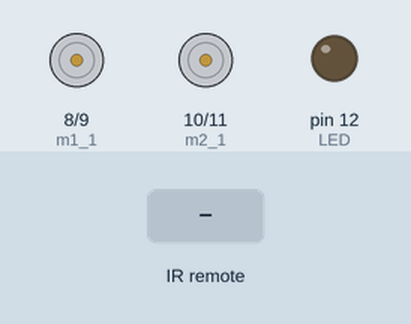
Simulated run of this sketch. Board: Arduino Uno, built with avr-gcc and run on an emulated ATmega328P. Parts: motor-driver pin pairs drawn as motors (green arrow = first pin HIGH = forward, orange = second pin HIGH = backward, longer = more drive, scaled by the enable pin), output pins drawn as LEDs (lit = HIGH). The inputs (shaded band) are chosen by the test bench.

Above: at 1.2 s.
1.3 s: infrared code 0xFF38C7 received
At 2.1 s:
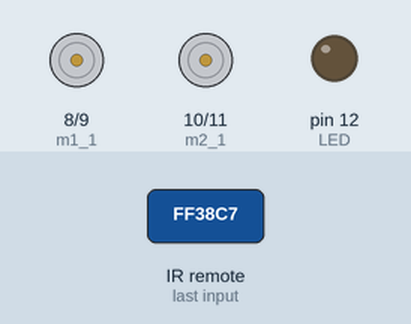
2.9 s: infrared code 0xFF18E7 received
At 3.3 s:
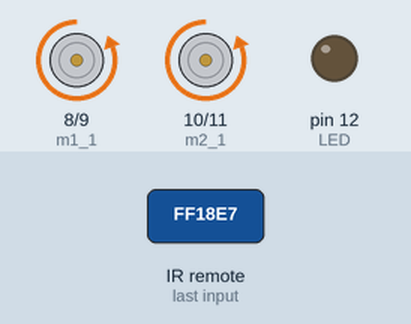
4.5 s: infrared code 0xFF4AB5 received
At 5.7 s:
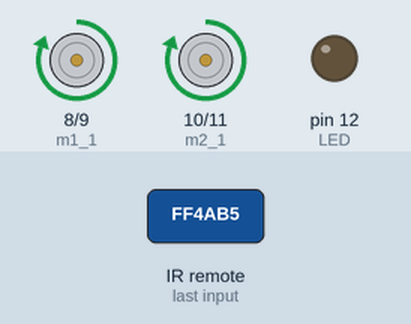
6.1 s: infrared code 0xFF5AA5 received
At 6.9 s:
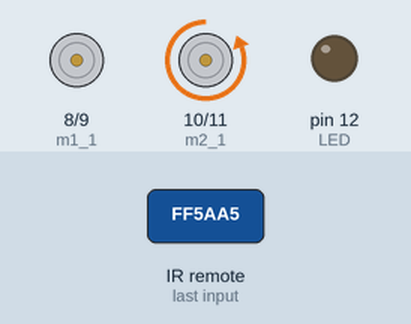
7.7 s: infrared code 0xFF10EF received
At 8.1 s:
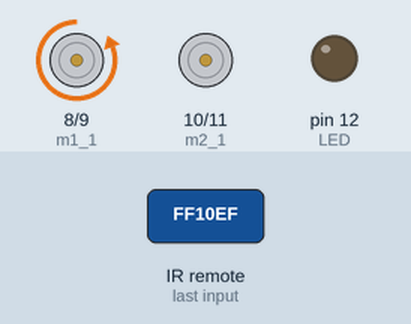
9.3 s: infrared code 0xFF38C7 received
At 10.5 s:
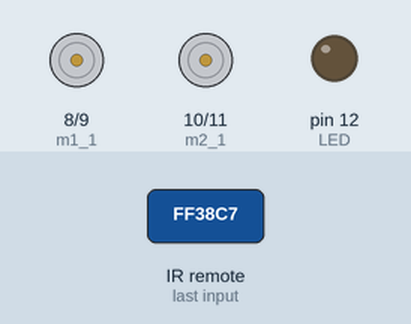
Timing chart, 0 to 11.9 s (numbered marks = the images above; inputs shaded):
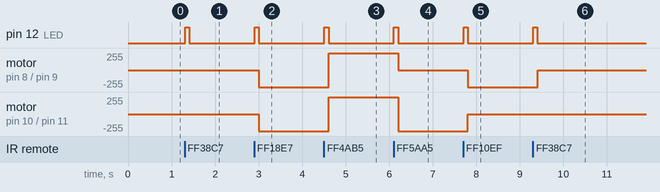

Measured:
- after the input at 1.3 s, pin 12 (LED): LOW → HIGH at once, → LOW 0.10 s later
- after the input at 2.9 s, pin 12 (LED): LOW → HIGH at once, → LOW 0.10 s later; motor on pin 8 (m1_1) / pin 9 (m1_2), motor on pin 10 (m2_1) / pin 11 (m2_2): stopped → backward 255/255 after 0.11 s
- after the input at 4.5 s, pin 12 (LED): LOW → HIGH at once, → LOW 0.10 s later; motor on pin 8 (m1_1) / pin 9 (m1_2), motor on pin 10 (m2_1) / pin 11 (m2_2): backward 255/255 → forward 255/255 after 0.11 s
- after the input at 6.1 s, pin 12 (LED): LOW → HIGH at once, → LOW 0.10 s later; motor on pin 8 (m1_1) / pin 9 (m1_2): forward 255/255 → stopped after 0.11 s; motor on pin 10 (m2_1) / pin 11 (m2_2): forward 255/255 → backward 255/255 after 0.11 s
- after the input at 7.7 s, pin 12 (LED): LOW → HIGH at once, → LOW 0.10 s later; motor on pin 8 (m1_1) / pin 9 (m1_2): stopped → backward 255/255 after 0.11 s; motor on pin 10 (m2_1) / pin 11 (m2_2): backward 255/255 → stopped after 0.11 s
- after the input at 9.3 s, pin 12 (LED): LOW → HIGH at once, → LOW 0.10 s later; motor on pin 8 (m1_1) / pin 9 (m1_2): backward 255/255 → stopped after 0.11 s

The sketch:

sketch_mar17c.ino
```cpp
#include <IRremoteInt.h>
#include <IRremote.h>

//Motor 1 Right
const int m1_pwm = 2;
const int m1_1 = 8;
const int m1_2 = 9;

//Motor 2 Left
const int m2_pwm = 3;
const int m2_1 = 10;
const int m2_2 = 11;

//IR
int LED = 12;

//IR
int RECV_PIN = 13;
IRrecv irrecv(RECV_PIN);
decode_results results;
long ir_value = 16726215;
//up => 16718055
//down => 16730805
//right => 16734885
//left => 16716015
//stop => 16726215

void setup()
{
    pinMode(LED,OUTPUT);

    pinMode(m1_pwm,OUTPUT);
    pinMode(m1_1,OUTPUT);
    pinMode(m1_2,OUTPUT);
    analogWrite(m1_pwm,255);

    pinMode(m2_pwm,OUTPUT);
    pinMode(m2_1,OUTPUT);
    pinMode(m2_2,OUTPUT);
    analogWrite(m2_pwm,255);

    //start the serial output
    //Serial.begin(9600);

    // Start the receiver
    irrecv.enableIRIn();
}
void loop()
{
  if (irrecv.decode(&results)) {
    digitalWrite(LED,HIGH);
    delay(100);
    digitalWrite(LED,LOW);

    ir_value = results.value;
//    Serial.print("ir_value ");
//    Serial.println(ir_value);

    //press up
    if (ir_value == 16718055) {
//      Serial.println("up");
      goForward();
    } else if (ir_value == 16730805) {
      //press down
//      Serial.println("down");
      goBackward();
    } else if (ir_value == 16734885) {
      //press right
//      Serial.println("right");
      goRight();
    } else if (ir_value == 16716015) {
      //press left
//      Serial.println("left");
      goLeft();
    } else if (ir_value == 16726215) {
      //press stop
//      Serial.println("stop");
      stopBoth();
    } else {
      //press any other button
    }

    delay(100);
    //Serial.println(results.value, HEX);
    irrecv.resume(); // Receive the next value
  } else {
    delay(10);
  }
}


void goForward(){
  digitalWrite(m1_1,LOW);
  digitalWrite(m1_2,HIGH);

  digitalWrite(m2_1,LOW);
  digitalWrite(m2_2,HIGH);
}

void goBackward(){
  digitalWrite(m1_1,HIGH);
  digitalWrite(m1_2,LOW);

  digitalWrite(m2_1,HIGH);
  digitalWrite(m2_2,LOW);
}


void goRight(){
  digitalWrite(m1_1,LOW);
  digitalWrite(m1_2,LOW);

  digitalWrite(m2_1,LOW);
  digitalWrite(m2_2,HIGH);
}


void goLeft(){
  digitalWrite(m1_1,LOW);
  digitalWrite(m1_2,HIGH);

  digitalWrite(m2_1,LOW);
  digitalWrite(m2_2,LOW);
}

void stopBoth(){
  digitalWrite(m1_1,LOW);
  digitalWrite(m1_2,LOW);

  digitalWrite(m2_1,LOW);
  digitalWrite(m2_2,LOW);
}
```
